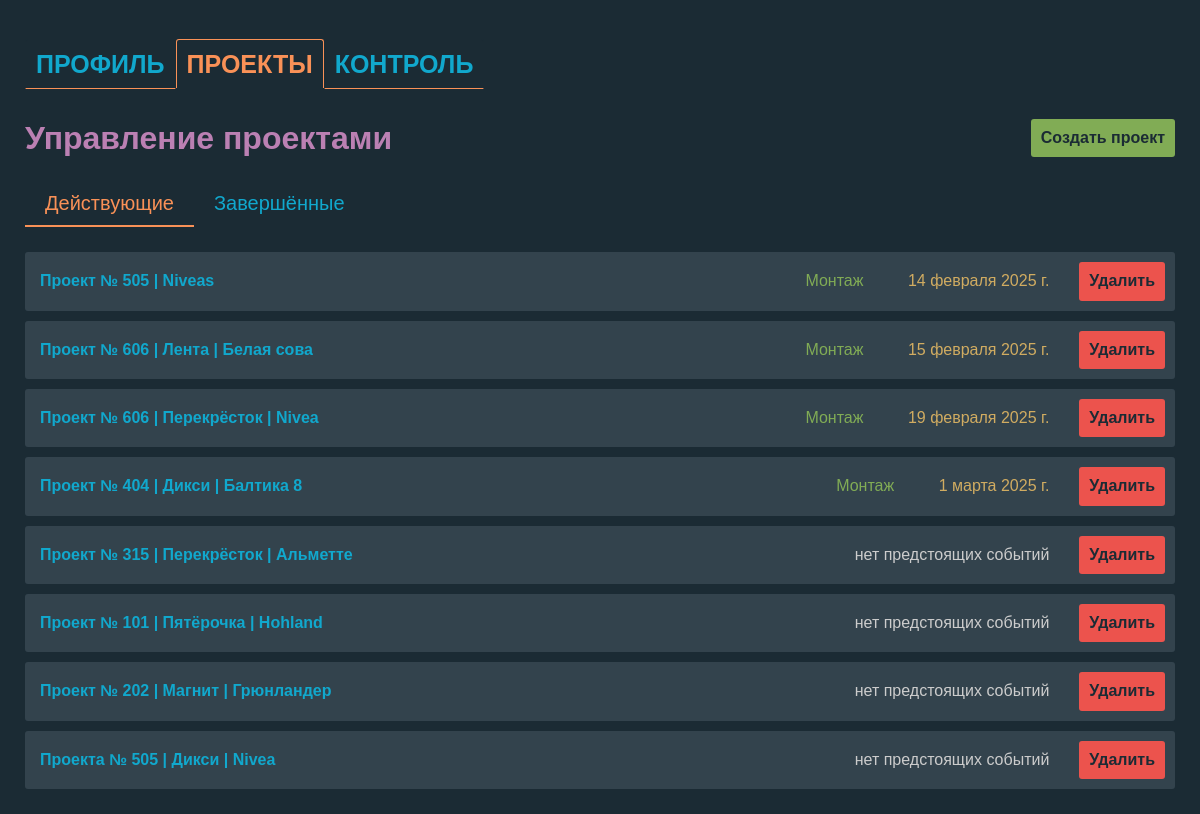
/ (signed in), run on the app's committed database.
### projects/models.py (models this page shows, shortened)
class Project(models.Model):
    user = models.ForeignKey(User, on_delete=models.CASCADE)  # Убрали null=True
    name = models.CharField(max_length=255)
    description = models.TextField(blank=True)
    excel_file = models.FileField(upload_to='excel/', null=True, blank=True)
    organization = models.CharField(max_length=255, blank=True, null=True)  # Новое поле
    product = models.CharField(max_length=255, blank=True, null=True)  # Новое поле

class Event(models.Model):
    EVENT_TYPES = (
        ('montage', 'Монтаж'),
        ('audit', 'Аудит'),
        ('dismantle', 'Демонтаж'),
    )
    STATUS_CHOICES = [
        ('created', 'Создано'),
        ('assigned', 'Назначено'),
        ('in_progress', 'В работе'),
        ('completed', 'Завершено'),
    ]
    project = models.ForeignKey(Project, related_name='events', on_delete=models.CASCADE)
    event_type = models.CharField(choices=EVENT_TYPES, max_length=20)
    status = models.CharField(max_length=11, choices=STATUS_CHOICES, default='created')
    description = models.TextField(blank=True)
    photo_count = models.IntegerField()
    event_date = models.DateField()
    duration_days = models.IntegerField()
    assigned_users = models.ManyToManyField(User, through='EventUser', blank=True, related_name='events_as_assignee')

### projects/views.py (the view, shortened to what this page needs)
# urls.py: path('', views.manage_projects, name='manage_projects'),
@login_required
def manage_projects(request):
    projects = Project.objects.filter(user=request.user).prefetch_related('events')
    active_projects = []
    completed_projects = []
    for project in projects:
        next_event = project.events.filter(event_date__gte=django_timezone.now()).order_by('event_date').first()
        if project.events.exists() and all(event.status == 'completed' for event in project.events.all()):
            completed_projects.append((project, next_event))
        else:
            active_projects.append((project, next_event))
    def get_event_datetime(event):
        if event and isinstance(event.event_date, datetime):
            return event.event_date
        elif event:
            return datetime.combine(event.event_date, time.min, py_timezone.utc)
        return datetime.max.replace(tzinfo=py_timezone.utc)
    active_projects.sort(key=lambda x: get_event_datetime(x[1]))
    completed_projects.sort(key=lambda x: get_event_datetime(x[1]))
    form = ProjectForm()
    context = {
        'active_projects': active_projects,
        'completed_projects': completed_projects,
        'form': form,
    }
    return render(request, 'projects/manage_projects.html', context)

### projects/templates/projects/manage_projects.html (shortened to what this page needs)
<!DOCTYPE html>
<html lang="ru_RU">
<head>
    {% load static %}
    <link rel="stylesheet" href="{% static 'css/normalize.css' %}">
    <link rel="stylesheet" href="{% static 'css/styles.css' %}">
    <link rel="stylesheet" href="{% static 'css/manage-projects.css' %}">
</head>
<body class="page">
    <nav class="nav">
        <ul class="nav__list">
            <li class="nav__item">
                <a class="nav__link nav__link--inactive" href="{% url 'profile' %}">Профиль</a>
            </li>
            <li class="nav__item">
                <a class="nav__link nav__link--active">Проекты</a>
            </li>
            <li class="nav__item">
                <a class="nav__link nav__link--inactive" href="{% url 'events_control' %}">Контроль</a>
            </li>
        </ul>
    </nav>
    <div class="container">
        <header class="projects__header">
            <h1 class="page__title">Управление проектами</h1>
            <a id="createProjectBtn" class="create-project__link btn" href="#">Создать проект</a>
        </header>
        <ul class="tabs tabs__list">
            <li class="tab tabs-item">
                <a class="tab-link active" id="active-tab" href="#active-projects">Действующие</a>
            </li>
            <li class="tab tabs-item">
                <a class="tab-link" id="completed-tab" href="#completed-projects">Завершённые</a>
            </li>
        </ul>
        <div class="tab-content">
            <div class="projects active" id="active-projects">
                <ul class="projects__list">
                    {% for project, next_event in active_projects %}
                    <li class="projects__item">
                        <a class="projects__link" href="{% url 'edit_project' project.id %}">{{ project.name }} |
                            {% if project.organization %}
                                {{ project.organization }} |
                            {% endif %}
                            {% if project.product %}
                                {{ project.product }}
                            {% endif %}
                        </a>
                        <div class="projects__next-event">
                            {% if next_event %}
                                <span
                                    class="projects__event-type"
                                    data-event-type="{{ next_event.get_event_type_display }}">
                                    {{ next_event.get_event_type_display }}
                                </span>
                                <span class="projects__event-date">
                                    {{ next_event.event_date }}
                                </span>
                            {% else %}
                                <span class="projects__no-event">нет предстоящих событий</span>
                            {% endif %}
                        </div>
                        <form class="projects__delete-form" method="POST" action="{% url 'delete_project' project.id %}">
                            <button type="submit" class="projects__delete-btn btn" onclick="return confirm('Удаление приведёт к потере всех данных проекта! Продолжить?');">Удалить</button>
                        </form>
                    </li>
                    {% empty %}
                    <li class="projects__item">Нет действующих проектов</li>
                    {% endfor %}
                </ul>
            </div>
        </div>
    </div>
</body>
</html>

### static/css/styles.css (style rules this page uses)
html { box-sizing: border-box; }
*, *::before, *::after { box-sizing: inherit; }
a { color: inherit; text-decoration: none; }
ul { list-style: none; margin: 0; padding: 0; }
body { font-family: 'font', sans-serif; }
.page { max-width: 1200px; margin: 0 auto; padding: 25px; color: rgb(204 204 204); background-color: rgb(27 43 52); }
.nav { margin-right: 25px; margin-bottom: 15px; padding: 25px 0; }
.nav__list { display: flex; }
.nav__link { padding: 10px; border: 1px solid rgb(27 43 52); border-radius: 3px 3px 0 0; font-size: 25px; font-weight: bold; text-transform: uppercase; color: rgb(17 168 205); }
.nav__link--active { border-color: rgb(249 145 87); border-bottom: none; border-radius: 3px 3px 0 0; color: rgb(249 145 87); }
.nav__link--inactive { border-bottom: 1px solid rgb(249 145 87); }
.btn { padding: 10px; border: none; border-radius: 3px; cursor: pointer; font-weight: bold; color: rgb(27 43 52); }
.page__title { margin: 0; margin-bottom: 25px; color: rgb(187 128 179); }
.tabs { display: flex; margin-bottom: 25px; padding: 0; }
.tab-link { display: inline-block; padding: 10px 20px; cursor: pointer; font-size: 20px; color: rgb(17 168 205); }
.tab-link.active { border-bottom: 2px solid rgb(249 145 87); color: rgb(249 145 87); }

### static/css/manage-projects.css (style rules this page uses)
.container { margin: 0; padding: 0; }
.projects__header { display: flex; justify-content: space-between; align-items: center; }
.create-project__link { display: inline-block; margin-bottom: 25px; color: rgb(27 43 52); background-color: rgb(129 172 85); }
.projects { display: none; }
.projects.active { display: block; }
.projects__list { display: grid; gap: 10px; }
.projects__item { display: flex; justify-content: space-between; align-items: center; width: 100%; padding: 10px; border-radius: 3px; background-color: rgb(51 67 77); }
.projects__link { width: max-content; padding: 5px; border-radius: 3px; font-weight: bold; color: rgb(17 168 205); text-decoration: none; }
.projects__next-event { display: flex; width: max-content; margin-right: 25px; margin-left: auto; }
.projects__event-type { margin-right: 25px; width: 87px; padding: 5px; border-radius: 3px; text-align: center; }
.projects__event-date { width: max-content; padding: 5px; color: rgb(209 172 97); border-radius: 3px; }
.projects__no-event { width: max-content; padding: 5px; border-radius: 3px; }
.projects__event-type[data-event-type="Монтаж"] { color: rgb(129 172 85); }
.projects__delete-form { width: max-content; }
.projects__delete-btn { color: rgb(27 43 52); background-color: rgb(236 83 77); }

### data on the page
Project: name "Проект № 505", product "Niveas", event_type "Монтаж", event_date "14 февраля 2025 г."
Project: name "Проект № 606", organization "Лента", product "Белая сова", event_type "Монтаж", event_date "15 февраля 2025 г."
Project: name "Проект № 606", organization "Перекрёсток", product "Nivea", event_type "Монтаж", event_date "19 февраля 2025 г."
Project: name "Проект № 404", organization "Дикси", product "Балтика 8", event_type "Монтаж", event_date "1 марта 2025 г."
Project: name "Проект № 315", organization "Перекрёсток", product "Альметте", shows "нет предстоящих событий"
Project: name "Проект № 101", organization "Пятёрочка", product "Hohland", shows "нет предстоящих событий"
Project: name "Проект № 202", organization "Магнит", product "Грюнландер", shows "нет предстоящих событий"
Project: name "Проекта № 505", organization "Дикси", product "Nivea", shows "нет предстоящих событий"
